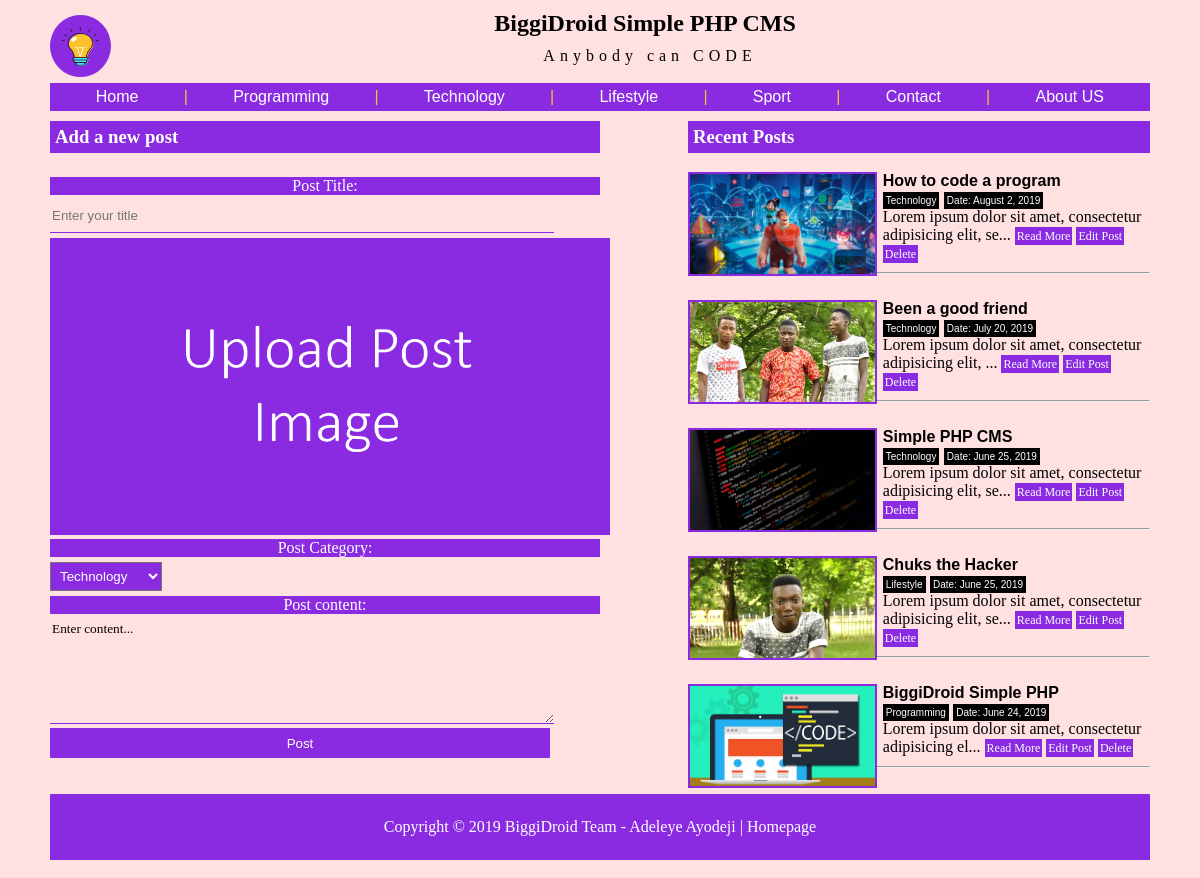
Page /admin/post.php on the committed database.
### tables this page shows
CREATE TABLE `sitedetails` (
  `id` int(11) NOT NULL,
  `sitelogo` mediumtext,
  `sitetitle` mediumtext,
  `sitetagline` mediumtext
);

CREATE TABLE `post` (
  `id` int(11) NOT NULL,
  `search` varchar(10000) DEFAULT NULL,
  `category` longtext,
  `title` longtext,
  `text` longtext,
  `image` longtext,
  `date` varchar(10000) DEFAULT NULL
);

### admin/post.php (the view, shortened to what this page needs)
<?php
include 'include/header.php';
?>
	 <div class="more">
				<div class="postside">
					<h3 style="margin-top: 10px;padding-top: 0px;font-family: calibri;background:blueviolet;text-align: left;padding: 5px;color: white;">Add a new post</h3>
				<form method="post" action="" enctype="multipart/form-data" style="width: 100%;float: left;margin-top: 0px;margin-bottom: 10px;clear: both;">
					<p>Post Title:</p>
				    <input type="text" name="title" placeholder="Enter your title">
					<label>
                           <div style="margin: 0px;padding: 0px;">
                            <img id="image" style="width: 100%;height: auto;cursor: pointer;margin-left:0px;" class="ui centered large image" src="../image/postthumbnail.png"/>
                          </div>
      		          </label>
      		          <p>Post Category:</p>
      		          <select name="category" style="padding: 5px;background: blueviolet;color: white;margin-bottom: 5px;">
      		          	<option value="Technology">Technology</option>
      		          </select>
      		          <p>Post content:</p>
				    <textarea name="text" style="font-family: calibri;">Enter content...</textarea>
				    <input type="submit" value="Post" name="submit">
				</form>
				</div>
				<div class="sidebar">
					<h3 style="margin-top: 10px;padding-top: 0px;font-family: calibri;color:white;padding:5px;background: blueviolet">Recent Posts</h3>
					<?php
				$query = mysqli_query($con, "SELECT * FROM post ORDER BY id DESC LIMIT 5");
				while ($row = mysqli_fetch_assoc($query)) {
					?>
					<div style="clear: both;margin-bottom: 50px;">
				<div style="width: 40%;float: left;">
					<div style="background-image: url('../image/<?php echo $row['image']; ?>');
   background-position: center top !important;
    background-size: cover;
    background-repeat: no-repeat;
        height: 100px;
    width: 100%;
    margin-left: 0px;
    margin-bottom: 5px;
    border: 2px solid blueviolet;"></div>
				</div>
				<div style="width:60%;float: right;">
				<h3 style="color: black;
    font-size: 16px;
    margin-top: 0px;
    margin-left: 10px;    margin-bottom: 0px;">
					<?php echo $row['title']; ?>
				</h3>
				<small style="margin: 0px;margin-left:10px;background: black none repeat scroll 0% 0%;color: white;padding: 3px;font-size: 10px;"><?php echo $row["category"]; ?></small>
				<small style="margin: 0px;background: black none repeat scroll 0% 0%;color: white;padding: 3px;font-size: 10px;">Date: <?php echo $row["date"]; ?></small>
				<p style="color: black;    margin: 0px;
    margin-left: 10px;font-family: calibri;margin-bottom: 10px;" >
					<?php echo substr($row['text'],0,60)."..."; ?>
					<a style="background: blueviolet;
    padding: 2px;
    color: white;
    text-decoration: none;font-size: 12px;" href="../post.php?id=<?php echo $row['id'] ?>">Read More</a> <a style="background: blueviolet;
    padding: 2px;
    color: white;
    text-decoration: none;font-size: 12px;" href="edit.php?id=<?php echo $row['id'] ?>">Edit Post</a>
				<a style="background: blueviolet;
    padding: 2px;
    color: white;
    text-decoration: none;font-size: 12px;" href="delete.php?id=<?php echo $row['id'] ?>">Delete</a>
				</p>
				</div>
				</div><br><hr><br>
					<?php
				}
				?>
				</div>
			</div>
<?php include 'include/footer.php'; ?>

### admin/include/header.php (shortened to what this page needs)
<?php session_start();
include '../include/db.php';
	$query = mysqli_query($con, "SELECT * FROM sitedetails");
	$row = mysqli_fetch_assoc($query);
?>
<!DOCTYPE html>
<html>
<head>
	<link rel="stylesheet" type="text/css" href="../css/style.css">
	<link rel="stylesheet" type="text/css" href="../css/font-awesome.css">
</head>
<body>
<div class="container">
	<div class="header">
		<div class="logo">
			<a href="../index.php"><img align="center" class="sitelogo" src="../image/<?php echo $row["sitelogo"] ?>"></a>
		</div>
		<div class="mainhead">
			<h2><?php echo $row["sitetitle"] ?>
			</h2>
			<span class="sitetagline"><?php echo $row["sitetagline"] ?>
			</span>
		</div>
		<br>
		<nav>
			<a href="#">Home</a> |
		<?php
		$query = mysqli_query($con, "SELECT * FROM post ORDER BY id ASC LIMIT 4");
		while ($row = mysqli_fetch_assoc($query)) {
			?>
			<a href="../include/category.php?category=<?php echo $row['category'] ?>"><?php echo $row["category"]; ?></a> |
			<?php
		} ?>
			<a href="#">Contact</a> |
			<a href="#">About US</a>
		</nav>
	</div>

### admin/include/footer.php (shortened to what this page needs)
	<div class="footer">
		<p>Copyright &copy; 2019 BiggiDroid Team - <a style="color: white;text-decoration: none;" href="https://www.adeleyeayodeji.com">Adeleye Ayodeji</a> | <a style="color: white;text-decoration: none;" href="../index.php">Homepage</a></p>
	</div>
</div>
</body>
</html>

### css/style.css (style rules this page uses)
body { font-family: arial; background: #ffe1e1; }
.container { margin-left: auto; margin-right: auto; width: 1100px; background: #ffe1e1; padding: 10px; padding-top: 0px; margin-top: 0px; }
.logo { width: 100px; float: left; }
.mainhead { text-align: center; }
.mainhead h2 { margin: 10px; font-family: cursive; }
nav { display: inline-block; background: blueviolet; padding: 5px; color: #fcc12d; }
nav a { margin-right: 20px; margin-left: 20px; color: white; text-decoration: none; padding: 20.8px; }
form p { padding: 0px; margin: 0px; margin-bottom: 5px; background: blueviolet; color: white; text-align: center; }
form { font-family: calibri; }
form input { width: 500px; margin-bottom: 5px; }
form input[type="text"] { border: none; border-bottom: 1px solid blueviolet; outline: none; background: transparent; }
form input[type="submit"] { background: blueviolet; outline: none; border: none; color: white; padding: 5px; width: 500px; }
textarea { outline: none; border: 1px solid blueviolet; background: transparent; }
.footer { text-align: center; padding: 8px; background: blueviolet; color: white; clear: both; }
.more img { margin-left: 10px; border: 5px solid blueviolet; }
.sidebar { width: 42%; float: right; }
.postside { width: 50%; float: left; clear: both; }
p { font-family: calibri; }
h2 { font-family: calibri; }
img { background-position: center top !important; }
.sitetagline { font-family: calibri; margin: 0px; margin-top: 0px; letter-spacing:5px; }
.sitelogo { height: 40px; width: 39px; background: #8a2be2; margin-top: 5px; padding: 10px; border-radius: 100%; border: 1px solid #8a2be2; }
a { text-decoration: none; }

### admin/post.php (style rules this page uses)
form { width: 50%; float: left; margin-top: 10px; margin-bottom: 10px; clear: both; }
h2 { text-align: center; }
input { height: 30px; background: transparent; outline: none; border:none; border-bottom: 1px solid blueviolet; }
textarea { height: 100px; background: transparent; outline: none; border:none; width: 500px; border-bottom: 1px solid blueviolet; }

### rows in the picture
sitedetails: sitelogo (picture), sitetitle "BiggiDroid Simple PHP CMS", sitetagline "Anybody can CODE"
post: category "Programming"
post: category "Technology"
post: category "Lifestyle"
post: category "Sport"
post: image (picture), title "How to code a program", category "Technology", date "August 2, 2019", text "Lorem ipsum dolor sit amet, consectetur adipisicing elit, se"
post: image (picture), title "Been a good friend", category "Technology", date "July 20, 2019", text "Lorem ipsum dolor sit amet, consectetur adipisicing elit,"
post: image (picture), title "Simple PHP CMS", category "Technology", date "June 25, 2019", text "Lorem ipsum dolor sit amet, consectetur adipisicing elit, se"
post: image (picture), title "Chuks the Hacker", category "Lifestyle", date "June 25, 2019", text "Lorem ipsum dolor sit amet, consectetur adipisicing elit, se"
post: image (picture), title "BiggiDroid Simple PHP", category "Programming", date "June 24, 2019", text "Lorem ipsum dolor sit amet, consectetur adipisicing el"
